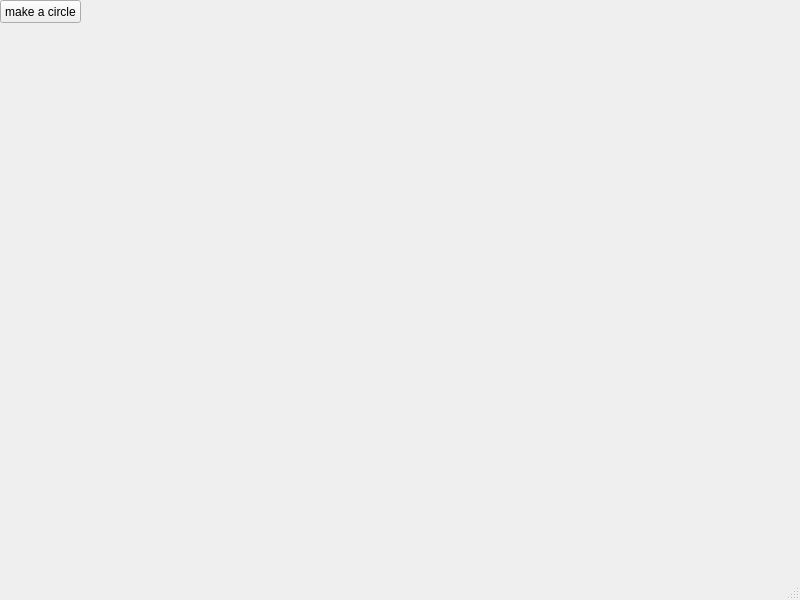
<?xml version="1.0" encoding="UTF-8"?>
<ui version="4.0">
 <class>proizvolnoe_imya</class>
 <widget class="QMainWindow" name="proizvolnoe_imya">
  <property name="geometry">
   <rect>
    <x>0</x>
    <y>0</y>
    <width>800</width>
    <height>600</height>
   </rect>
  </property>
  <property name="windowTitle">
   <string>kruzhochki</string>
  </property>
  <widget class="QWidget" name="centralwidget">
   <widget class="QPushButton" name="do_btn">
    <property name="geometry">
     <rect>
      <x>0</x>
      <y>0</y>
      <width>81</width>
      <height>23</height>
     </rect>
    </property>
    <property name="text">
     <string>make a circle</string>
    </property>
   </widget>
  </widget>
  <widget class="QStatusBar" name="statusbar"/>
 </widget>
 <resources/>
 <connections/>
</ui>
